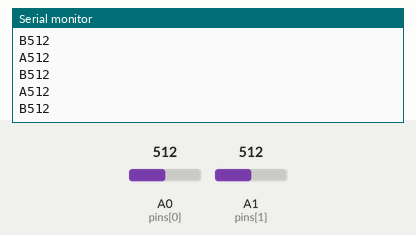
The sketch below on a simulated Arduino Uno, built with avr-gcc and run on an emulated ATmega328P. On the bench: the last lines printed to the serial monitor. The inputs (shaded band) are chosen by the test bench; at power-on: A0 (pins[0]) = 512, A1 (pins[1]) = 512.

Above: at 1.2 s.
1.3 s: A0 (pins[0]) set to 490
At 1.32 s:
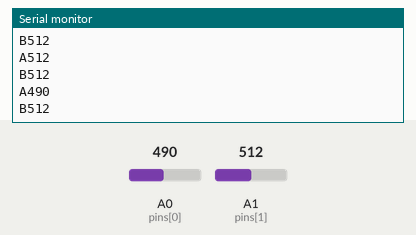
2.8 s: A1 (pins[1]) set to 490
At 2.82 s:
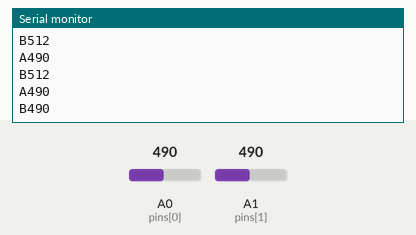
4.3 s: A0 (pins[0]) set to 510
At 4.32 s:
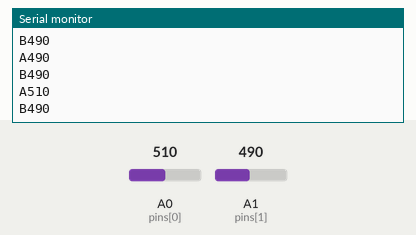
5.8 s: A1 (pins[1]) set to 510
At 5.82 s:
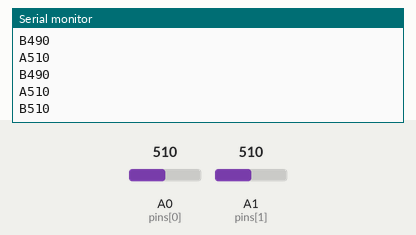
Timing chart, 0 to 8.3 s (numbered marks = the images above; inputs shaded):
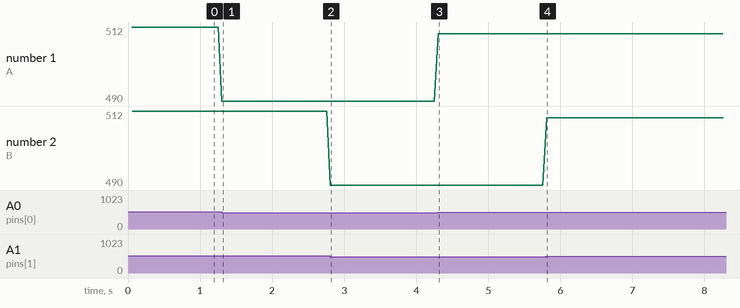

The sketch:

graphwriter3.ino
```cpp
#include <NewPing.h>

#define TRIGGER_PIN  12  // Arduino pin tied to trigger pin on the ultrasonic sensor.
#define ECHO_PIN     11  // Arduino pin tied to echo pin on the ultrasonic sensor.
#define MAX_DISTANCE 500 // Maximum distance we want to ping for (in centimeters). Maximum sensor distance is rated at 400-500cm.


/////////////////////////////
// Analog signal graph writer
// write six analog signal values at 20Hz to softserial port at 9600Bps
// every value preceeded by A, B, C, X, Y or Z

String opticalmessage, sonarmessage;
int pins[] = {
  A0, A1, A2, A3, A4, A5
}; // fill in the number of pins to send
char headers[] = {
  'A', 'B', 'C', 'D', 'E', 'F'
}; //the headers
unsigned long time; //this is going to be huge

NewPing sonar(TRIGGER_PIN, ECHO_PIN, MAX_DISTANCE); // NewPing setup of pins and maximum distance.

void setup() {
  Serial.begin(9600); //open a serial connection

}
void loop() {

  //let's do this code every 50 milliseconds (20Hz)
  if (millis() > time + 49) { // more acurate than delay(50);
    time = millis(); // reset the clock to zero.

//    opticalmessage = headers[0] +String((2500000 / analogRead(pins[0]) - 4500)/10);
    //Serial.println(opticalmessage);
   // sonarmessage = headers[1] + String(sonar.ping_cm());
  //  Serial.println(sonarmessage);

    for (int i = 0; i<2; i++) {
      Serial.println(headers[i] + String(analogRead(pins[i])));
    }
  }
}
```

Measured:
- after the input at 1.3 s, the serial monitor: prints a new line at once (image 1)
- after the input at 2.8 s, the serial monitor: prints a new line at once (image 2)
- after the input at 4.3 s, the serial monitor: prints a new line at once (image 3)
- after the input at 5.8 s, the serial monitor: prints a new line at once (image 4)
- plotted number 1: 512 → 490 after the input at 1.3 s, 490 → 510 after the input at 4.3 s
